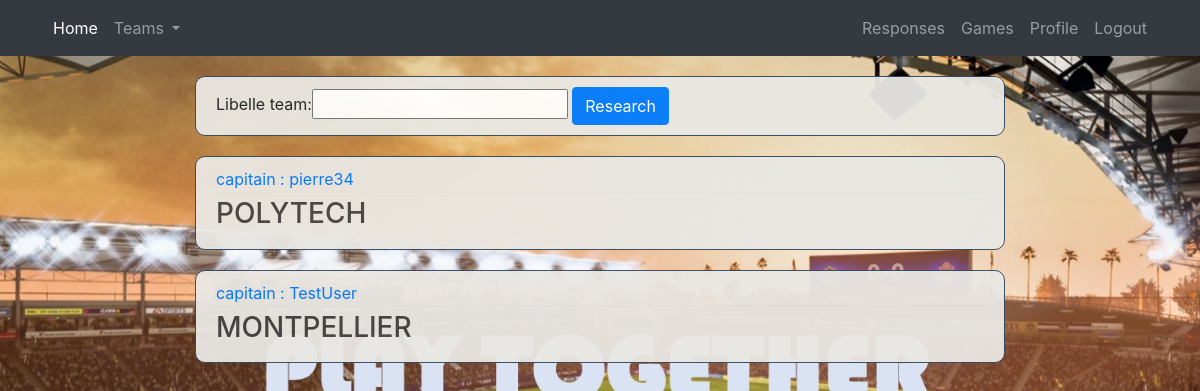
The page /research_team/ (signed in) on the database its author committed.
### account/models.py (models this page shows, shortened)
class Team (models.Model):
	libelle_team = models.CharField(max_length=30, unique=True)
	nb_players_max = models.PositiveIntegerField(null=True)
	nb_players = models.PositiveIntegerField(null=True)
	date_creation = models.DateTimeField(verbose_name='date creation', auto_now=True)
	creator = models.ForeignKey(Account, on_delete=models.CASCADE)

class Account(AbstractBaseUser):
	username = models.CharField(max_length=30, unique=True)
	first_name = models.CharField(max_length=30, unique=False)
	last_name = models.CharField(max_length=30, unique=False)
	email = models.EmailField(verbose_name="email", max_length=60, unique=True)
	is_captain = models.BooleanField(default=False)
	city = models.CharField(max_length=30)
	numTel = models.CharField(max_length=10, unique=True)
	image = models.ImageField(default='default.jpg', upload_to='profile_pics')
	date_joined = models.DateTimeField(verbose_name='date joined', auto_now_add=True)
	last_login = models.DateTimeField(verbose_name='last login', auto_now=True)
	is_admin = models.BooleanField(default=False)
	is_active = models.BooleanField(default=True)
	is_staff = models.BooleanField(default=False)
	is_superuser = models.BooleanField(default=False)
	USERNAME_FIELD = 'email'
	REQUIRED_FIELDS = ['username','first_name','last_name','is_captain', 'city', 'numTel']
	objects = MyAccountManager()
	def __str__(self):
		return self.username

### account/views.py (the view)
# urls.py: path('research_team/', ResearchTeam, name='research_team'),
@login_required
def ResearchTeam(request):
	myteams = BelongToTeam.objects.filter(player=request.user)
	myteamstab=[]
	for i in myteams:
		myteamstab.append(i.team.libelle_team)
	teams = Team.objects.exclude(libelle_team__in=myteamstab)
	myFilter = TeamFilter(request.GET, queryset=teams)
	teams  = myFilter.qs
	context = {'teams' : teams, 'myFilter' : myFilter }
	return render(request, 'account/find_team.html', context)

### account/templates/account/find_team.html
{% extends "project/base.html" %}
{% block content %}
<div class="content-section">
	<form action="" method="get">
		{{ myFilter.form }}
		<button class="btn btn-primary" type="submit">Research</button>
	</form>
</div>
{% for team in teams %}
<article class="media content-section">
	<div class="media-body">
		<div class="article-metadata">
			<a class="mr-2" href="#">capitain : {{ team.creator }}</a>
		</div>
			<h3><a class="article-title" href="{% url 'join_team' team.id %}">{{ team.libelle_team }}</a></h3>
	</div>
</article>
{% endfor %}
{% endblock content %}

### project/static/project/main3.css (style rules this page uses)
body { background-image: url("./home-image2.jpg"); background-attachment: fixed; background-position: center; background-repeat: no-repeat; background-size: cover; }
.content-section { background: #E9E7E3 ; opacity: 0.95; margin-right: 150px; margin-left: 150px; padding: 10px 20px; border : 1px solid #34495E; border-radius: 10px; margin-bottom: 20px; margin-top: 20px; }
.article-title { color: #444444; }
.article-metadata { padding-bottom: 1px; margin-bottom: 4px; border-bottom: 1px solid #e3e3e3 }

### rows shown on the page
Team: creator "pierre34", libelle_team "POLYTECH"
Team: creator "TestUser", libelle_team "MONTPELLIER"
